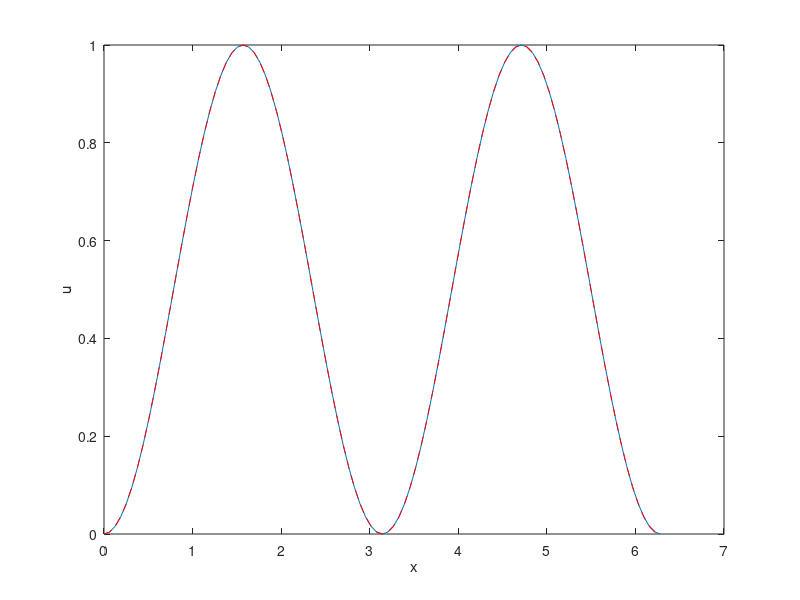

Write the MATLAB code that produced this figure. (Note: this script raises an error after producing the figure.)
%% Primary parameters
rho = 7900;
R = 10^-2;
E = 210e9;
L = 2*pi;
T = 1;

Nx = 101;
x = linspace(0, L, Nx);
h = x(2) - x(1);
nu = 0.1;

D = R^2;
C = E*R^2/rho;
mu = D/h^2;

% scheme = "CN";
% scheme = "353";
scheme = "555";

% border = "naive";
border = "compact";

%% Secondary parameters

%nu = C tau^2 / h^4
tau = sqrt(nu*h^4 / C);
Nt = ceil(T/tau) + 1;
T_fin = tau * (Nt-1);
t = linspace(0, T_fin, Nt);

%% Reference soltuion
u_ref = @(t, x) cos(2*pi*t).*sin(x).^2;
f_ref = @(t, x) 4*cos(2*pi*t).*(pi^2*cos(2*x)/2 - pi^2/2 - 2*C*cos(2*x) + 2*D*pi^2*cos(2*x));

%% Computational scheme
switch scheme
    case "CN"
        alpha = 1 + 3*nu + 2*mu;
        a = -(2*nu + mu)/alpha;
        b = -(2 + 4*mu)/alpha;
        c = 2*mu/alpha;
        d = 0;
        e = nu/2/alpha;
        p0 = 0;
        p1 = 0;
        q0 = 0;
        q1 = 0;
        r0 = 0;
        r1 = tau^2/alpha;
    case "555"
        alpha = 72*(41 + 30*nu + 90*mu);
        a = 96*(7 - 15*nu - 30*mu) / alpha;
        b = -144*(41 - 150*nu + 90*mu) / alpha;
        c = -192*(7 + 75*nu - 30*mu) / alpha;
        d = -24*(1 - 150*nu - 30*mu) / alpha;
        e = 12*(1 + 30*nu - 30*mu) / alpha;
        p0 = 10*tau^2 / alpha;
        q0 = 560*tau^2 / alpha;
        r0 = 2460*tau^2 / alpha;
        p1 = tau^2 / alpha;
        q1 = 56*tau^2 / alpha;
        r1 = 246*tau^2 / alpha;
    case "353"
        alpha = 96*(1 + 3*mu);
        a = 24*(1 - 6*mu) / alpha;
        b = -96*(2 - 9*nu + 6*mu) / alpha;
        c = -48*(1 + 12*nu - 6*mu) / alpha;
        d = 144*nu / alpha;
        e = 0;
        p0 = -10*tau^2*(nu - mu) / alpha;
        q0 = 20*tau^2*(1 + 2*nu - 2*mu) / alpha;
        r0 = 20*tau^2*(4 - 3*nu + 3*mu) / alpha;
        p1 = -tau^2*(nu - mu) / alpha;
        q1 = 2*tau^2*(1 + 2*nu - 2*mu) / alpha;
        r1 = 2*tau^2*(4 - 3*nu + 3*mu) / alpha;
    otherwise
        error("This scheme is not supported yet.")
end

U_next = eye(Nx) + diag(a*ones(Nx-1, 1), 1) + diag(a*ones(Nx-1, 1), -1) + ...
    diag(e*ones(Nx-2, 1), 2) + diag(e*ones(Nx-2, 1), -2);
U_now = b*eye(Nx) + diag(c*ones(Nx-1, 1), 1) + diag(c*ones(Nx-1, 1), -1) + ...
    diag(d*ones(Nx-2, 1), 2) + diag(d*ones(Nx-2, 1), -2);

F_next = r1*eye(Nx) + diag(q1*ones(Nx-1, 1), 1) + diag(q1*ones(Nx-1, 1), -1) + ...
    diag(p1*ones(Nx-2, 1), 2) + diag(p1*ones(Nx-2, 1), -2);
F_now = r0*eye(Nx) + diag(q0*ones(Nx-1, 1), 1) + diag(q0*ones(Nx-1, 1), -1) + ...
    diag(p0*ones(Nx-2, 1), 2) + diag(p0*ones(Nx-2, 1), -2);

%% Dirichlet boundary conditions
switch border
    case "naive"
        U_next(1, 1:4) = [1 0 0 0];
        U_next(2, 1:4) = [0 1 0 0];
        U_next(end-1, end-3:end) = [0 0 1 0];
        U_next(end, end-3:end) = [0 0 0 1];

        U_now(1, 1:4) = 0;
        U_now(2, 1:4) = 0;
        U_now(end-1, end-3:end) = 0;
        U_now(end, end-3:end) = 0;

        F_next(1, 1:4) = 0;
        F_next(2, 1:4) = 0;
        F_next(end-1, end-3:end) = 0;
        F_next(end, end-3:end) = 0;


        F_now(1, 1:4) = 0;
        F_now(2, 1:4) = 0;
        F_now(end-1, end-3:end) = 0;
        F_now(end, end-3:end) = 0;

        U_prev = U_next;
        F_prev = F_next;

        U_prev([1 2 end-1 end], :) = 0;
    case "compact"
        U_next(1, 1:4) = [1 0 0 0];
        U_next(2, 1:4) = [0 1 -.5 1/9];
        U_next(end-1, end-3:end) = [1/9 -.5 1 0];
        U_next(end, end-3:end) = [0 0 0 1];

        U_now(1, 1:4) = 0;
        U_now(2, 1:4) = 0;
        U_now(end-1, end-3:end) = 0;
        U_now(end, end-3:end) = 0;

        F_next(1, 1:4) = 0;
        F_next(2, 1:4) = [-(h^2*(- h^2 + 2*D))/(12*C), D*h^2/(6*C), 0, 0];
        F_next(end-1, end-3:end) = [0, 0, D*h^2/(6*C), -(h^2*(- h^2 + 2*D))/(12*C)];
        F_next(end, end-3:end) = 0;


        F_now(1, 1:4) = 0;
        F_now(2, 1:4) = 0;
        F_now(end-1, end-3:end) = 0;
        F_now(end, end-3:end) = 0;

        U_prev = U_next;
        F_prev = F_next;

        U_prev([1 2 end-1 end], :) = 0;
        F_prev([1 2 end-1 end], :) = 0;
    otherwise
        error("This border approximation is not supported yet.")
end

%% Integration
u = zeros(Nt, Nx);
u(1, :) = u_ref(0, x);
u(2, :) = u_ref(tau, x);
[x_gr, t_gr] = meshgrid(x, t);

f = f_ref(t_gr, x_gr);

for k = 3 : Nt
    rhs = -U_now*u(k-1, :).' - U_prev*u(k-2, :).' + ...
        F_next*f(k, :).' + F_now*f(k-1, :).' + F_prev*f(k-2, :).';
    u(k, :) = U_next \ rhs;
end

%% Visualisation
fr_sh = .005;
fn = ceil(Nt * fr_sh);
frames = [floor(linspace(1, Nt, fn)), Nt];

figure(2)
for k = frames
    cur_t = (k-1)*tau;
    if k == 1
        p1 = plot(x, u(k, :));
        hold on;
        p2 = plot(x, u_ref(cur_t, x), '--r');
        hold off;
        xlabel("x");
        ylabel("u");
        ttl = title("t = " + num2str(round(cur_t, 2)));
        axis([0 L -1 1]);
        legend("$u\,(t, x)$", "$u^*(t, x)$", interpreter = "latex", location = "northeast");
        drawnow;
    else
        p1.YDataSource = 'y1';
        p2.YDataSource = 'y2';
        y1 = u(k, :);
        y2 = u_ref(cur_t, x);
        refreshdata;
        ttl.String = "t = " + num2str(round(cur_t, 2));
        drawnow;
    end
end

%% Error
u_star = u_ref(t_gr, x_gr);
C_norm = max(abs(u - u_star), [], 2);

figure(3)
semilogy(t, C_norm);
hold on;
xlabel("$t$", Interpreter="latex");
title("$C$-norm", Interpreter="latex")
